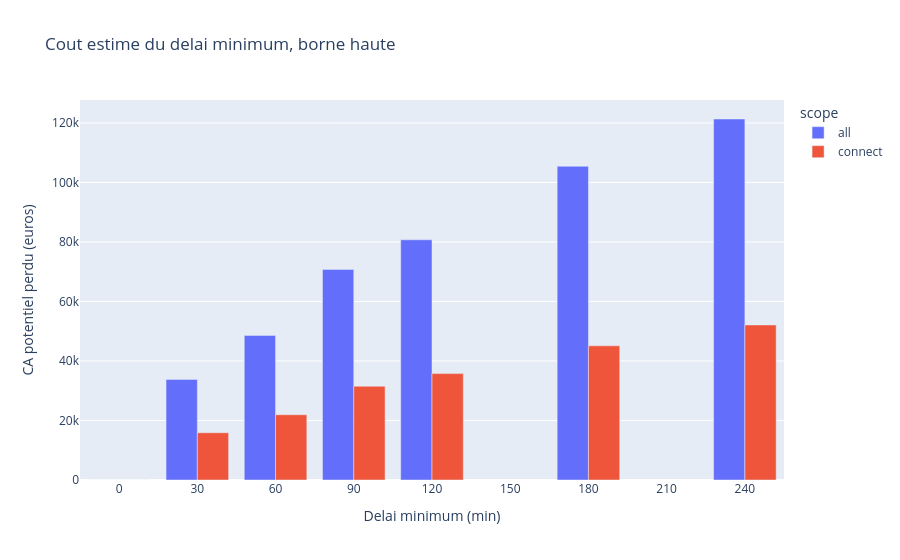

Notebook cell for this chart:
### Code cell
fig = px.bar(
    resultats_ca,
    x="seuil",
    y="ca_potentiel_perdu_eur",
    color="scope",
    barmode="group",
    labels={"seuil": "Delai minimum (min)", "ca_potentiel_perdu_eur": "CA potentiel perdu (euros)"},
    title="Cout estime du delai minimum, borne haute",
)
fig.show()

### Figure 1 — Plotly figure (JSON) as saved in the notebook; plotly's stock layout.template omitted (floating-point values rounded to 4 significant figures)
{"data": [{"alignmentgroup": "True", "hovertemplate": "scope=all<br>Delai minimum (min)=%{x}<br>CA potentiel perdu (euros)=%{y}<extra></extra>", "legendgroup": "all", "marker": {"color": "#636efa", "pattern": {"shape": ""}}, "name": "all", "offsetgroup": "all", "orientation": "v", "showlegend": true, "textposition": "auto", "type": "bar", "x": [0, 30, 60, 90, 120, 180, 240], "xaxis": "x", "y": [0, 33818, 48605, 70787, 80726, 105453, 121331], "yaxis": "y"}, {"alignmentgroup": "True", "hovertemplate": "scope=connect<br>Delai minimum (min)=%{x}<br>CA potentiel perdu (euros)=%{y}<extra></extra>", "legendgroup": "connect", "marker": {"color": "#EF553B", "pattern": {"shape": ""}}, "name": "connect", "offsetgroup": "connect", "orientation": "v", "showlegend": true, "textposition": "auto", "type": "bar", "x": [0, 30, 60, 90, 120, 180, 240], "xaxis": "x", "y": [0, 15879, 21939, 31515, 35757, 45090, 52120], "yaxis": "y"}], "layout": {"barmode": "group", "legend": {"title": {"text": "scope"}, "tracegroupgap": 0}, "title": {"text": "Cout estime du delai minimum, borne haute"}, "xaxis": {"anchor": "y", "domain": [0, 1], "title": {"text": "Delai minimum (min)"}}, "yaxis": {"anchor": "x", "domain": [0, 1], "title": {"text": "CA potentiel perdu (euros)"}}}}
